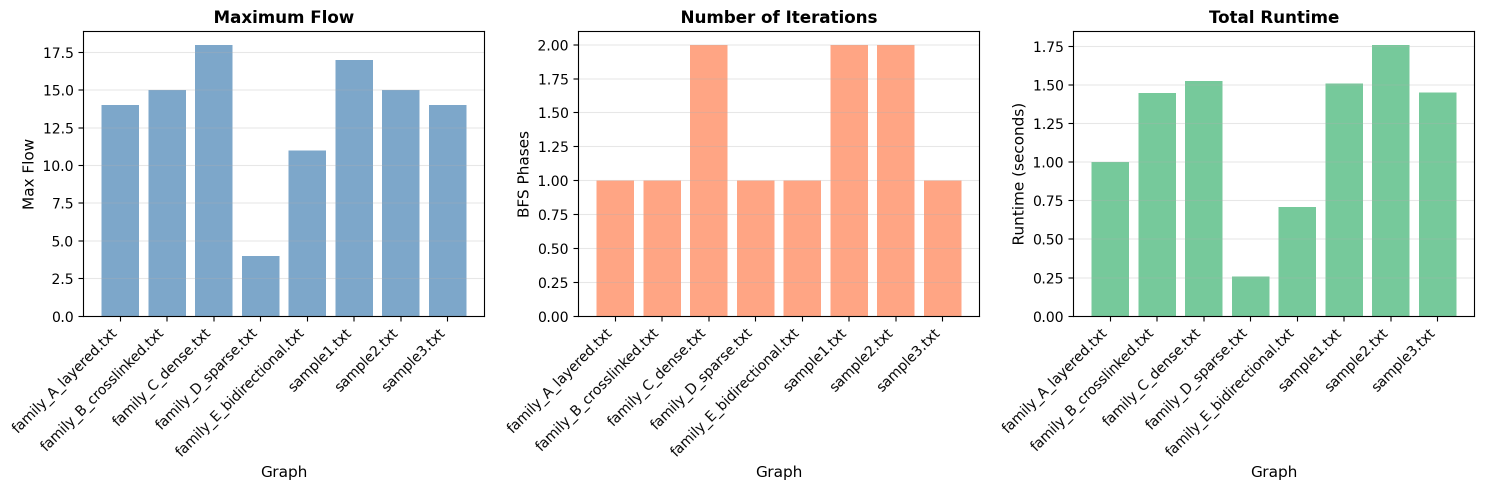
#> input picture algorithms/dinics/visuals/summary.png, 2969 x 980 px (shown at 1/2 size)
$ python bk_runner.py --image ../algorithms/dinics/visuals/summary.png
#> lines starting #> are read from the running program, lines starting #| are printed output that depends on the picture; after the words box and inside, x2 and y2 are one past the last pixel; in counts of white or black regions, pixels touching at a corner belong together; long printed decimals are rounded
### Boykov-Kolmogorov/working4.py
from PIL import Image
import numpy as np
import math
from collections import deque
import matplotlib.pyplot as plt

MAX_SIDE = 256      # max image side to work on
K_CLUSTERS = 2      # k-means clusters for auto-seeding
LAMBDA = 15.0       # pairwise strength
SIGMA = 1.0        # color similarity scale (pairwise)
STRONG_SEED = 1e6   # capacity to enforce hard seeds

def fast_kmeans(pixels, k=3, iters=20):
    # pixels: (N,3) float array
    N = pixels.shape[0]
    idx = np.random.choice(N, k, replace=False)
    centers = pixels[idx].astype(float)
    for _ in range(iters):
        # vectorized assignment
        d2 = np.sum((pixels[:, None, :] - centers[None, :, :])**2, axis=2)  # (N,k)
        labels = np.argmin(d2, axis=1)
        any_empty = False
        for j in range(k):
            members = pixels[labels == j]
            if len(members) == 0:
                # reinit empty center
                centers[j] = pixels[np.random.randint(0, N)]
                any_empty = True
            else:
                centers[j] = members.mean(axis=0)
        if not any_empty:
            pass
    return labels.reshape(-1), centers

class BoykovKolmogorov:
    def __init__(self, n):
        self.n = n
        # capacities stored as dict-of-dict for sparse graph: cap[u][v] = capacity (float)
        self.cap = [dict() for _ in range(n)]
        # flow[u][v] stored only when nonzero; we'll keep symmetric negative representation for reverse
        self.flow = [dict() for _ in range(n)]
        self.adj = [[] for _ in range(n)]
    def add_edge(self, u, v, c):
        if c <= 0:
            return
        # sum capacities if edge already exists
        self.cap[u][v] = self.cap[u].get(v, 0.0) + float(c)
        # ensure reverse present as key (for adjacency traversal)
        if v not in self.cap[v]:
            # do not set capacity of reverse; keep as absent or zero
            # leave cap[v][u] undefined unless added explicitly
            pass
        # adjacency (allow duplicates prevented)
        if v not in self.adj[u]:
            self.adj[u].append(v)
        if u not in self.adj[v]:
            self.adj[v].append(u)
    def residual(self, u, v):
        # residual of u->v = cap[u][v] - flow[u][v] (if cap exists) + (flow[v].get(u,0) if reverse flow exists)
        forward = self.cap[u].get(v, 0.0) - self.flow[u].get(v, 0.0)
        # reverse residual = self.flow[v].get(u, 0.0) (amount can be pushed back)
        reverse = self.flow[v].get(u, 0.0)
        return forward + reverse
    def _augment(self, path_edges, bott):
        # path_edges: list of (a,b) edges in direction of augmentation
        for a,b in path_edges:
            # if forward capacity exists, we increase flow[a][b]
            if self.cap[a].get(b, 0.0) > 0:
                self.flow[a][b] = self.flow[a].get(b, 0.0) + bott
            else:
                # otherwise we are pushing back along reverse: decrease flow[b][a]
                self.flow[b][a] = self.flow[b].get(a, 0.0) - bott
    def max_flow(self, s, t):
        n = self.n
        label = [0]*n       # 1 = S-tree, -1 = T-tree, 0 = free
        parent = [None]*n   # (parent_node, (parent, node))
        active = deque()
        orphan_q = deque()
        # initialize
        label[s] = 1; label[t] = -1
        parent[s] = ("ROOT", None); parent[t] = ("ROOT", None)
        active.append(s); active.append(t)
        total = 0.0
        # helper to reconstruct path edges from node to root
        def path_to_root(x):
            edges = []
            while parent[x] and parent[x][0] != "ROOT":
                p, e = parent[x]
                edges.append(e)
                x = p
            return list(reversed(edges))
        while True:
            meeting = None
            # Growth
            while active and meeting is None:
                p = active.popleft()
                for q in self.adj[p]:
                    if self.residual(p, q) <= 1e-12:
                        continue
                    if label[q] == 0:
                        label[q] = label[p]
                        parent[q] = (p, (p,q))
                        active.append(q)
                    elif label[q] == -label[p]:
                        # found meeting edge
                        if label[p] == 1:
                            meeting = (p, q)
                        else:
                            meeting = (q, p)
                        break
            if meeting is None:
                break
            u, v = meeting
            path_s = path_to_root(u)
            path_t = path_to_root(v)
            aug_edges = path_s + [(u, v)] + [(b, a) for (a,b) in path_t[::-1]]
            bott = float('inf')
            for a,b in aug_edges:
                r = self.residual(a,b)
                if r < bott:
                    bott = r
            if bott <= 0 or bott == float('inf'):
                break
            self._augment(aug_edges, bott)
            total += bott
            orphan_q.clear()
            for a,b in aug_edges:
                if abs(self.residual(a,b)) < 1e-12:
                    if parent[b] and parent[b][0] == a:
                        orphan_q.append(b); parent[b] = None
                    if parent[a] and parent[a][0] == b:
                        orphan_q.append(a); parent[a] = None
            while orphan_q:
                o = orphan_q.popleft()
                tree = label[o]
                new_parent = None
                for nb in self.adj[o]:
                    if label[nb] != tree:
                        continue
                    if self.residual(nb, o) <= 1e-12:
                        continue
                    cur = nb
                    valid = True
                    visited_chk = set()
                    while cur != s and cur != t:
                        if parent[cur] is None:
                            valid = False
                            break
                        cur = parent[cur][0]
                        if cur in visited_chk:
                            valid = False
                            break
                        visited_chk.add(cur)
                    if valid:
                        new_parent = nb
                        break
                if new_parent is not None:
                    parent[o] = (new_parent, (new_parent, o))
                else:
                    label[o] = 0
                    for child in self.adj[o]:
                        if parent[child] and parent[child][0] == o:
                            orphan_q.append(child)
                            parent[child] = None
        visited = [False]*n
        q = deque([s]); visited[s] = True
        while q:
            u = q.popleft()
            for v in self.adj[u]:
                if not visited[v] and self.residual(u,v) > 1e-12:
                    visited[v] = True
                    q.append(v)
        return total, visited

def segment_image_with_bk(img_arr, auto_seed=True, fg_clusters=None, bg_cluster=None,
                          max_side=MAX_SIDE, lam=LAMBDA, sigma=SIGMA):
#> called with auto_seed = True, max_side = 256, lam = 15, sigma = 1
    H0, W0 = img_arr.shape[:2]
#> H0 = 980; W0 = 2969
    scale = min(1.0, max_side / max(H0, W0))
#> scale = 0.0862
    if scale < 1.0:
        new_size = (int(W0*scale), int(H0*scale))
#> new_size = (256, 84)
        img_small = np.array(Image.fromarray(img_arr).resize(new_size, Image.LANCZOS))
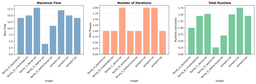
#> img_small: shape (84, 256, 3); mean R, G, B 225.9, 228.8, 225.7
    else:
        img_small = img_arr.copy()
    H, W = img_small.shape[:2]
#> H = 84; W = 256
    pixels = img_small.reshape(-1, 3).astype(float)
    Npix = H * W
#> Npix = 21504
    SOURCE = 0; SINK = 1
    N = 2 + Npix
#> N = 21506
    if auto_seed:
        labels_flat, centers = fast_kmeans(pixels, k=K_CLUSTERS, iters=25)
#> in fast_kmeans, `centers = pixels[idx].astype(float)`: centers = [[255, 255, 255], [254, 254, 254]]
#> after the loop in fast_kmeans, `for _ in range(iters):`: centers = [[250.9, 251.1, 251], [171.8, 180.8, 171.1]]
#> centers = [[250.9, 251.1, 251], [171.8, 180.8, 171.1]]
        labels2d = labels_flat.reshape(H, W)
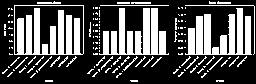
#> labels2d: shape (84, 256) int64; values 0 (black) and 1 (white), 31.6% white; 135 white regions (107 under 20 px), largest, box (x1, y1, x2, y2) and area: (14, 5, 84, 55) 1940, (185, 8, 252, 55) 1727, (99, 8, 169, 55) 1712
        brightness = centers.mean(axis=1)
#> brightness = [251, 174.6]
        order = np.argsort(brightness)
#> order = [1, 0]
        bg_cluster_choice = order[-1]
#> bg_cluster_choice = 0
        center = np.array([H/2, W/2])
#> center = [42, 128]
        spatial_centroids = []
        for k in range(K_CLUSTERS):
            ys, xs = np.where(labels2d == k)
            if len(ys) == 0:
                spatial_centroids.append(np.array([H/2, W/2]))
            else:
                spatial_centroids.append(np.array([ys.mean(), xs.mean()]))
#> after the loop, spatial_centroids = [[43.5, 125.8], [37.19, 131.1]]
        dists = [np.linalg.norm(spatial_centroids[k] - center) for k in range(K_CLUSTERS)]
#> dists = [2.63, 5.72]
        candidate = [k for k in range(K_CLUSTERS) if k != bg_cluster_choice]
#> candidate = [1]
        candidate_sorted = sorted(candidate, key=lambda k: dists[k])
#> candidate_sorted = [1]
        fg_clusters_choice = candidate_sorted[:1]  # one cluster as fg seed
#> fg_clusters_choice = [1]
        fg_clusters_choice = list(fg_clusters_choice)
    else:
        labels2d = None
        bg_cluster_choice = bg_cluster
        fg_clusters_choice = fg_clusters if fg_clusters else []
    bk = BoykovKolmogorov(N)
    def nid(i,j): return 2 + i*W + j
    if auto_seed:
        fg_mask = np.isin(labels2d, fg_clusters_choice)
        bg_mask = (labels2d == bg_cluster_choice)
        if fg_mask.sum() == 0:
            fg_color = np.array([255.,255.,255.])
        else:
            fg_color = pixels[fg_mask.reshape(-1)].mean(axis=0)
#> fg_color = [171.8, 180.8, 171.1]
        if bg_mask.sum() == 0:
            bg_color = np.array([0.,0.,0.])
        else:
            bg_color = pixels[bg_mask.reshape(-1)].mean(axis=0)
#> bg_color = [250.9, 251.1, 251]
    else:
        fg_color = np.array([255.,255.,255.])
        bg_color = np.array([0.,0.,0.])
    eps = 1e-6
    for i in range(H):
        for j in range(W):
            pid = i*W + j
            node = nid(i,j)
            col = pixels[pid]
            dfg = np.linalg.norm(col - fg_color)
            dbg = np.linalg.norm(col - bg_color)
            aff_fg = 1.0 / (dfg + eps)
            aff_bg = 1.0 / (dbg + eps)
            cap_fg = aff_fg * 10.0
            cap_bg = aff_bg * 10.0
            # [4 lines of commented-out code are left out]
            if auto_seed:
                if labels2d[i,j] in fg_clusters_choice:
                    cap_fg = STRONG_SEED; cap_bg = 0.0
                if labels2d[i,j] == bg_cluster_choice:
                    cap_bg = STRONG_SEED; cap_fg = 0.0
            # [9 lines of commented-out code are left out]
            bk.add_edge(SOURCE, node, cap_fg)
            bk.add_edge(node, SINK, cap_bg)
    two_sigma_sq = 2 * (sigma ** 2)
    for i in range(H):
        for j in range(W):
            u = nid(i,j)
            for di,dj in ((1,0),(0,1)):
                ni, nj = i+di, j+dj
                if ni < H and nj < W:
                    v = nid(ni,nj)
                    diff = pixels[i*W+j] - pixels[ni*W+nj]
                    diff_norm = np.linalg.norm(diff)
                    w = lam * math.exp(- (diff_norm*diff_norm) / two_sigma_sq)
                    if w > 1e-8:
                        bk.add_edge(u, v, w)
                        bk.add_edge(v, u, w)
    print("Running BK on image ({}x{} pixels)...".format(H, W))
#> (printed output is left out)
    flow, S_reach = bk.max_flow(SOURCE, SINK)
    print("BK done. flow=", flow)
#| BK done. flow= 12.414
    mask_small = np.zeros((H, W), dtype=np.uint8)
#> mask_small: shape (84, 256); every value is 0
    for i in range(H):
        for j in range(W):
            if S_reach[nid(i,j)]:
                mask_small[i,j] = 255
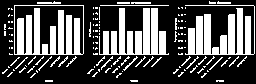
#> mask_small: shape (84, 256); 31.9% white; 126 white regions (99 under 20 px), largest, box (x1, y1, x2, y2) and area: (14, 5, 84, 55) 1941, (185, 5, 255, 55) 1880, (99, 8, 169, 55) 1748
    if scale < 1.0:
        mask = np.array(Image.fromarray(mask_small).resize((W0, H0), Image.NEAREST))
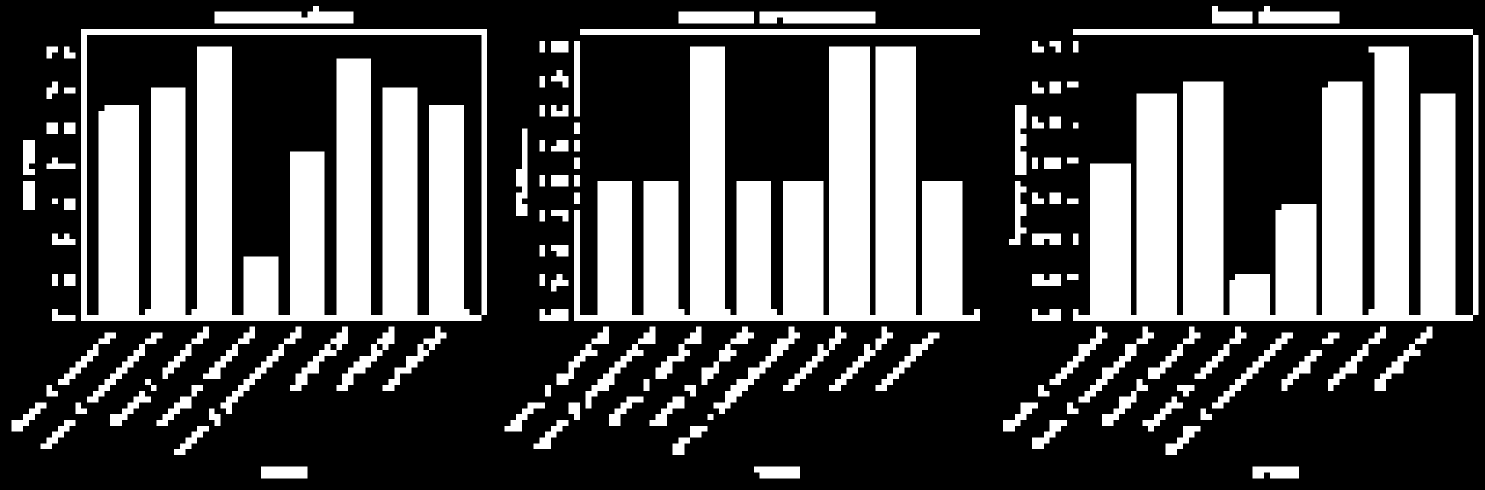
#> mask: shape (980, 2969) (shown at 1/2 size); 32% white; 126 white regions, largest, box (x1, y1, x2, y2) and area: (162, 58, 974, 642) 262905, (2146, 58, 2957, 642) 254652, (1148, 93, 1960, 642) 237109
    else:
        mask = mask_small
    return mask

# [18 lines left out: function main, not called in this run]

# [2 lines that do not run on import are left out]

### Boykov-Kolmogorov/bk_runner.py
import argparse
import os
import time
import numpy as np
from PIL import Image
from working4 import segment_image_with_bk
from simplified import build_grid_graph

# Always use absolute path for the central CSV, and ensure the directory exists
CENTRAL_DIR = os.path.join(os.path.dirname(__file__), "Boykov-Kolmogorov")
CENTRAL_CSV = os.path.join(CENTRAL_DIR, "bk_all_metrics.csv")
os.makedirs(CENTRAL_DIR, exist_ok=True)


def append_to_central_csv(header, row):
    # Always open in append mode, but create the file if it doesn't exist
    file_exists = os.path.isfile(CENTRAL_CSV)
    with open(CENTRAL_CSV, "a", encoding="utf-8") as f:
        if not file_exists or os.path.getsize(CENTRAL_CSV) == 0:
            f.write(header + "\n")
        f.write(row + "\n")


def run_bk_grid_no_folders(size):
    from simplified import BK  # ensure BK is imported
    N = size
    H = W = N
    g = build_grid_graph(H, W)
    V = 2 + H * W
    E = sum(len(g.adj[u]) for u in range(g.n))
    start = time.time()
    flow = g.max_flow(0, 1)
    runtime = time.time() - start
    header = "input_type,input_name,vertices,edges,max_flow,runtime_sec"
    row = f"grid_graph,{N}x{N},{V},{E},{flow},{runtime:.6f}"
    append_to_central_csv(header, row)
    print(f"BK on grid graph {N}x{N}: max_flow={flow}, runtime={runtime:.4f}s, vertices={V}, edges={E}")


def main():
    parser = argparse.ArgumentParser(description="Run BK segmentation on an image or synthetic grid graph.")
    group = parser.add_mutually_exclusive_group(required=True)
    group.add_argument("--image", help="Path to input image")
    group.add_argument("--size", type=int, help="Grid size (N for N x N synthetic graph)")
    parser.add_argument("--no_folders", action="store_true", help="Do not create output folders, just update central CSV (for sweeps)")
    args = parser.parse_args()

    if args.no_folders and args.size:
        run_bk_grid_no_folders(args.size)
        return

    if args.image:
        # Image mode
        img = Image.open(args.image).convert("RGB")
        arr = np.array(img)
        start = time.time()
        mask = segment_image_with_bk(arr, auto_seed=True)
        runtime = time.time() - start
        # Save mask if needed (optional, not required for A)
        # mask_path = os.path.join(os.path.dirname(__file__), "Boykov-Kolmogorov", f"mask_{os.path.splitext(os.path.basename(args.image))[0]}.png")
        # Image.fromarray(mask).save(mask_path)
        # Save metrics to central CSV
        header = "input_type,input_name,runtime_sec"
        row = f"image,{os.path.basename(args.image)},{runtime:.6f}"
        append_to_central_csv(header, row)
        print(f"BK image run complete. Runtime: {runtime:.4f} seconds")
    elif args.size:
        if args.no_folders:
            run_bk_grid_no_folders(args.size)
        else:
            # Synthetic grid graph mode (default: with folders for backward compatibility)
            out_dir = os.path.join(os.path.dirname(__file__), "Boykov-Kolmogorov", f"grid_{args.size}")
            os.makedirs(out_dir, exist_ok=True)
            N = args.size
            H = W = N
            g = build_grid_graph(H, W)
            V = 2 + H * W
            E = sum(len(g.adj[u]) for u in range(g.n))
            start = time.time()
            flow = g.max_flow(0, 1)
            runtime = time.time() - start
            metrics_path = os.path.join(out_dir, "metrics.csv")
            with open(metrics_path, "w") as f:
                f.write("input_type,input_name,vertices,edges,max_flow,runtime_sec\n")
                f.write(f"grid_graph,{N}x{N},{V},{E},{flow},{runtime:.6f}\n")
            print(f"BK on grid graph {N}x{N}: max_flow={flow}, runtime={runtime:.4f}s, vertices={V}, edges={E}")
    else:
        raise ValueError("Either --image or --size must be specified.")


if __name__ == "__main__":
    main()
